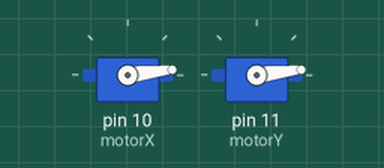
Bench run of a sketch on a simulated Arduino Uno, built with avr-gcc and run on an emulated ATmega328P. On the bench: 2 × servo.

Above: at 0.05 s.
At 0.45 s:
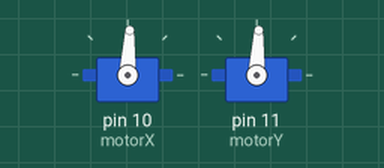
At 0.9 s:
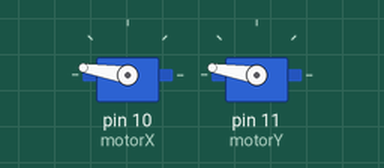
At 1.75 s:
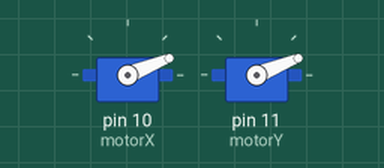
Timing chart, 0 to 4.3 s (numbered marks = the images above):
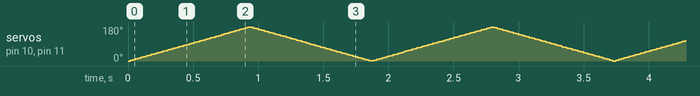

The sketch:

capacitytest.ino
```cpp
#include<Servo.h>
Servo motorX;
Servo motorY;
int aci;

void setup() {
 motorX.attach(10);
 motorY.attach(11);
}

void loop() {

for(aci=0;aci<=180;aci+=1){
motorX.write(aci);
motorY.write(aci);
delay(5);
}
for(aci=180;aci>=0;aci-=1){
motorX.write(aci);
motorY.write(aci);
delay(5);
}

}
```
